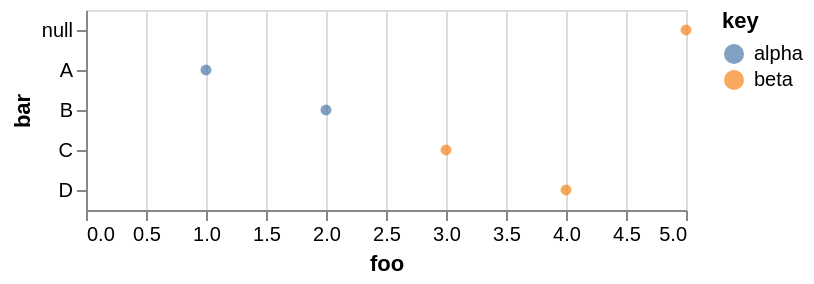

The specification (Vega-Lite) saved for this image:
### Vega specification from a JSON file in a GitHub repository (floating-point values rounded to 4 significant figures)
{"$schema": "https://vega.github.io/schema/vega/v6.json", "background": "white", "padding": 5, "width": 300, "style": "cell", "data": [{"name": "source_0", "values": [{"key": "alpha", "foo": [1, 2], "bar": ["A", "B"]}, {"key": "beta", "foo": [3, 4, 5], "bar": ["C", "D"]}]}, {"name": "data_0", "source": "source_0", "transform": [{"type": "flatten", "fields": ["foo", "bar"], "as": ["foo", "bar"]}, {"type": "filter", "expr": "isValid(datum[\"foo\"]) && isFinite(+datum[\"foo\"])"}]}], "signals": [{"name": "y_step", "value": 20}, {"name": "height", "update": "bandspace(domain('y').length, 1, 0.5) * y_step"}], "marks": [{"name": "marks", "type": "symbol", "style": ["circle"], "from": {"data": "data_0"}, "encode": {"update": {"opacity": {"value": 0.7}, "fill": {"scale": "color", "field": "key"}, "ariaRoleDescription": {"value": "circle"}, "description": {"signal": "\"foo: \" + (format(datum[\"foo\"], \"\")) + \"; bar: \" + (isValid(datum[\"bar\"]) ? datum[\"bar\"] : \"\"+datum[\"bar\"]) + \"; key: \" + (isValid(datum[\"key\"]) ? datum[\"key\"] : \"\"+datum[\"key\"])"}, "x": {"scale": "x", "field": "foo"}, "y": {"scale": "y", "field": "bar"}, "shape": {"value": "circle"}}}}], "scales": [{"name": "x", "type": "linear", "domain": {"data": "data_0", "field": "foo"}, "range": [0, {"signal": "width"}], "nice": true, "zero": true}, {"name": "y", "type": "point", "domain": {"data": "data_0", "field": "bar", "sort": true}, "range": {"step": {"signal": "y_step"}}, "padding": 0.5}, {"name": "color", "type": "ordinal", "domain": {"data": "data_0", "field": "key", "sort": true}, "range": "category"}], "axes": [{"scale": "x", "orient": "bottom", "gridScale": "y", "grid": true, "tickCount": {"signal": "ceil(width/40)"}, "domain": false, "labels": false, "aria": false, "maxExtent": 0, "minExtent": 0, "ticks": false, "zindex": 0}, {"scale": "x", "orient": "bottom", "grid": false, "title": "foo", "labelFlush": true, "labelOverlap": true, "tickCount": {"signal": "ceil(width/40)"}, "zindex": 0}, {"scale": "y", "orient": "left", "grid": false, "title": "bar", "zindex": 0}], "legends": [{"fill": "color", "symbolType": "circle", "title": "key", "encode": {"symbols": {"update": {"opacity": {"value": 0.7}}}}}]}
